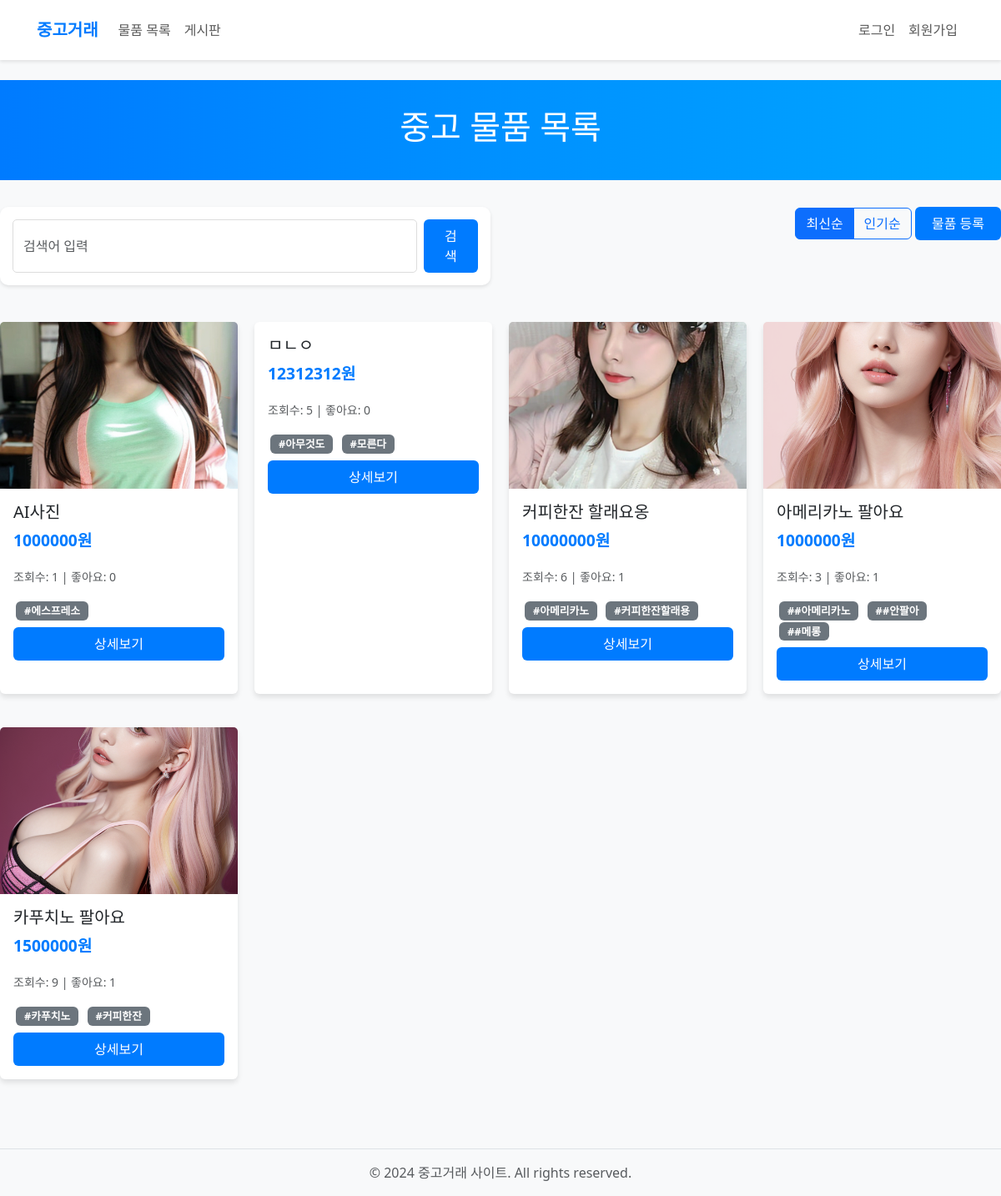
Screenshot of /products/ with the database file from the repository.
### products/models.py (models this page shows, shortened)
class Product(models.Model):
    title = models.CharField(max_length=200)
    content = models.TextField()
    price = models.IntegerField()
    image = models.ImageField(upload_to='products/', blank=True, null=True)
    created_at = models.DateTimeField(auto_now_add=True)
    updated_at = models.DateTimeField(auto_now=True)
    user = models.ForeignKey(settings.AUTH_USER_MODEL, on_delete=models.CASCADE)
    likes = models.ManyToManyField(settings.AUTH_USER_MODEL, related_name='liked_products')
    hashtags = models.ManyToManyField(Hashtag, related_name='products')
    view_count = models.IntegerField(default=0)
    class Meta:
        ordering = ['-created_at']

class Hashtag(models.Model):
    name = models.CharField(max_length=50, unique=True)

### products/views.py (the view, shortened to what this page needs)
# urls.py: path('', views.index, name='index'),
def index(request):
    sort = request.GET.get('sort', 'latest')
    search = request.GET.get('search', '')
    products = Product.objects.all()
    if sort == 'popularity':
        products = products.order_by('-likes', '-created_at')
    else:
        products = products.order_by('-created_at')
    context = {
        'products': products,
        'sort': sort,
        'search': search,
    }
    return render(request, 'products/index.html', context)

### templates/products/index.html
{% extends 'base.html' %}
{% load static %}
{% block content %}
<div class="Content">
<div class="page-header text-center">
    <h1>중고 물품 목록</h1>
</div>
<div class="row mb-4">
    <div class="col-md-6">
        <form class="search-form d-flex" method="GET">
            <input type="text" name="search" class="form-control me-2" placeholder="검색어 입력" value="{{ search }}">
            <button class="btn btn-primary" type="submit">검색</button>
        </form>
    </div>
    <div class="col-md-6 text-end">
        <div class="btn-group">
            <a href="?sort=latest{% if search %}&search={{ search }}{% endif %}"
                class="btn btn-outline-primary {% if sort == 'latest' %}active{% endif %}">최신순</a>
            <a href="?sort=popularity{% if search %}&search={{ search }}{% endif %}"
                class="btn btn-outline-primary {% if sort == 'popularity' %}active{% endif %}">인기순</a>
        </div>
        <a href="{% url 'products:create' %}" class="btn btn-primary">물품 등록</a>
    </div>
</div>
<div class="products-grid">
    {% for product in products %}
    <div class="card">
        {% if product.image %}
            <img src="{{ product.image.url }}" class="card-img-top" alt="{{ product.title }}">
        {% endif %}
        <div class="card-body">
            <h5 class="card-title">{{ product.title }}</h5>
            <p class="price">{{ product.price }}원</p>
            <p class="card-text">
                <small class="text-muted">
                    조회수: {{ product.view_count }} |
                    좋아요: {{ product.likes.count }}
                </small>
            </p>
            <div class="hashtags mb-2">
                {% for tag in product.hashtags.all %}
                    <span class="badge bg-secondary">#{{ tag.name }}</span>
                {% endfor %}
            </div>
            <a href="{% url 'products:detail' product.pk %}" class="btn btn-primary w-100">상세보기</a>
        </div>
    </div>
    {% empty %}
    <div class="col-12">
        <p class="text-center">등록된 물품이 없습니다.</p>
    </div>
    {% endfor %}
</div>
</div>
{% endblock %}

### static/css/style.css (style rules this page uses)
body { background-color: #f8f9fa; color: #333; }
.card { border: none; box-shadow: 0 4px 6px rgba(0,0,0,.1); transition: transform 0.2s; margin-bottom: 20px; }
.card-img-top { height: 200px; object-fit: cover; }
.btn-primary { background-color: #007bff; border: none; padding: 8px 20px; transition: all 0.3s; }
.badge { margin: 0 3px; padding: 5px 10px; font-size: 0.8rem; }
.products-grid { display: grid; grid-template-columns: repeat(auto-fill, minmax(250px, 1fr)); gap: 20px; padding: 20px 0; }
.price { font-size: 1.2rem; font-weight: bold; color: #007bff; }
.search-form { background: white; padding: 15px; border-radius: 10px; box-shadow: 0 2px 4px rgba(0,0,0,.1); }
.page-header { background: linear-gradient(to right, #007bff, #00a6ff); color: white; padding: 2rem 0; margin-bottom: 2rem; }
.form-control { border: 1px solid #ddd; border-radius: 5px; padding: 8px 12px; }

### rows the page displays
Product: image (picture), title "AI사진", price "1000000", view_count "1", likes.count "0"
Hashtag: name "에스프레소"
Product: title "ㅁㄴㅇ", price "12312312", view_count "5", likes.count "0"
Hashtag: name "아무것도"
Hashtag: name "모른다"
Product: image (picture), title "커피한잔 할래요옹", price "10000000", view_count "6", likes.count "1"
Hashtag: name "아메리카노"
Hashtag: name "커피한잔할래용"
Product: image (picture), title "아메리카노 팔아요", price "1000000", view_count "3", likes.count "1"
Hashtag: name "#아메리카노"
Hashtag: name "#안팔아"
Hashtag: name "#메롱"
Product: image (picture), title "카푸치노 팔아요", price "1500000", view_count "9", likes.count "1"
Hashtag: name "카푸치노"
Hashtag: name "커피한잔"
